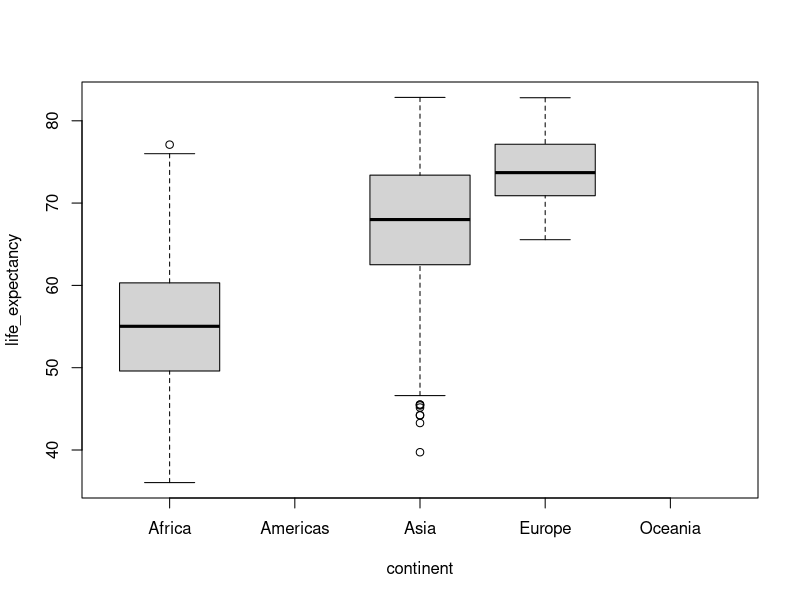
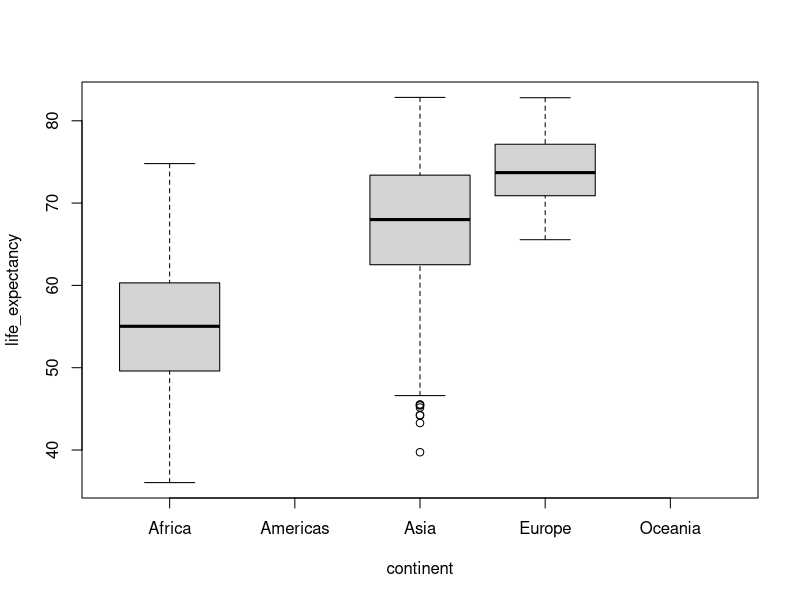
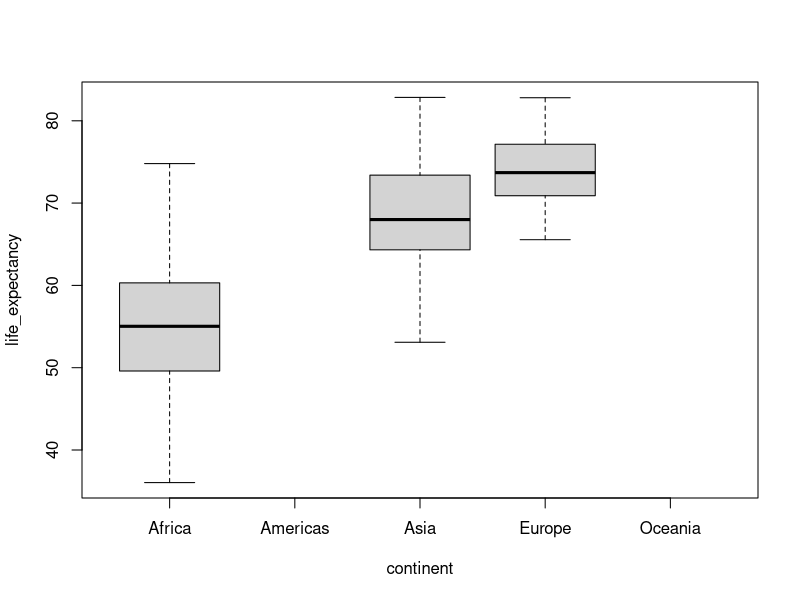
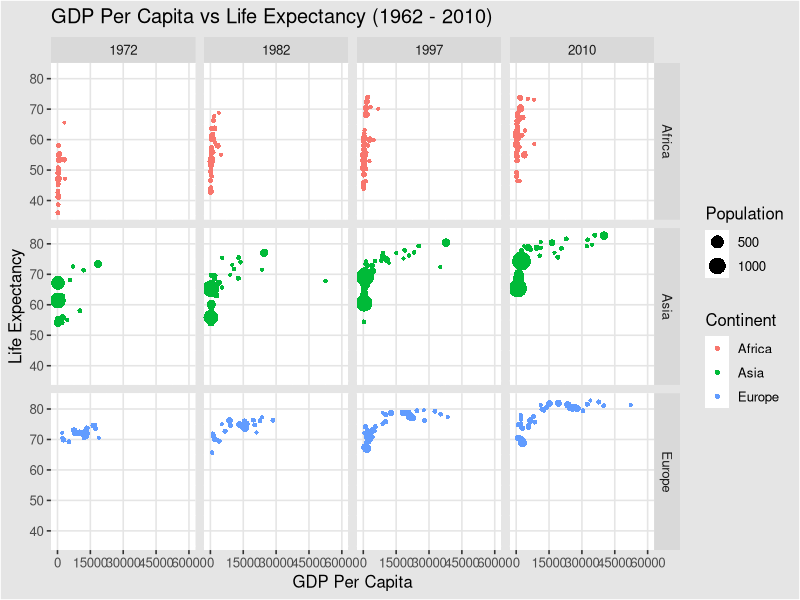
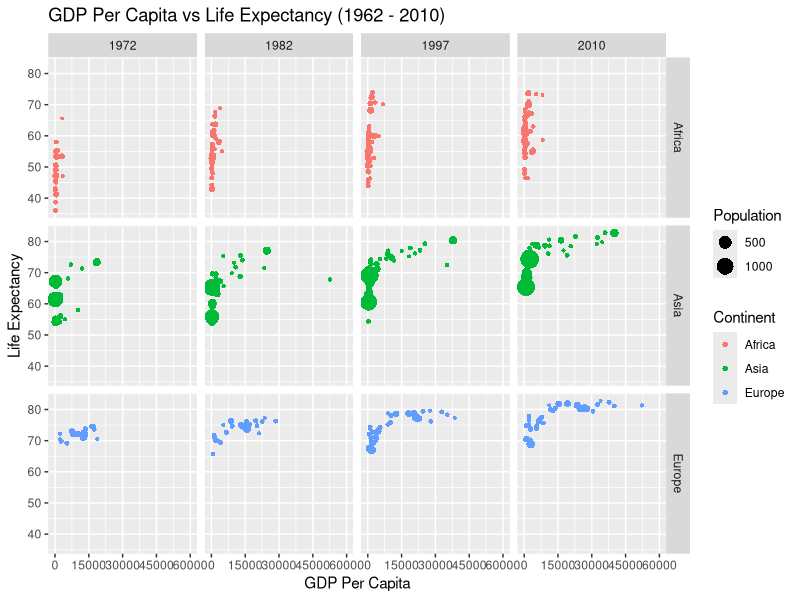

Recreate these plots in R, in order.
library(dslabs)
library(png)
library(transformr)
library(ggplot2)
library(gganimate)
library(tidyverse)
library(ggthemes)
data(gapminder)
head(gapminder)
newdata <- select(gapminder,country,year,life_expectancy,population,gdp,continent)
newdata <- filter(newdata,continent %in% c("Africa","Europe","Asia") & year %in% c("1972","1982","1997","2010"))
newdata <- mutate(newdata,gdpPerCapita=gdp/population)
head(newdata)
p1 <- boxplot(life_expectancy~continent,newdata)
newdata$life_expectancy[newdata$life_expectancy>75 & newdata$continent=="Africa"] <- median(newdata$life_expectancy)
p2 <- boxplot(life_expectancy~continent,newdata)
newdata$life_expectancy[newdata$life_expectancy<53 & newdata$continent=="Asia"] <- median(newdata$life_expectancy)
p3 <- boxplot(life_expectancy~continent,newdata)
p4 <- ggplot(newdata,aes(gdpPerCapita,life_expectancy, col = continent,size=population/1.0e+06)) + geom_point(shape=16) + facet_grid(continent ~ year) + labs(title="GDP Per Capita vs Life Expectancy (1962 - 2010)",x="GDP Per Capita",y="Life Expectancy",col="Continent",size="Population") + scale_x_continuous(breaks=seq(0,60000,15000),limits=c(0,60000))
library(ggthemes)
p4 + theme_igray()
p4
